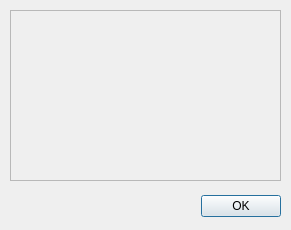
<?xml version="1.0" encoding="UTF-8"?>
<ui version="4.0">
 <class>About</class>
 <widget class="QDialog" name="About">
  <property name="geometry">
   <rect>
    <x>0</x>
    <y>0</y>
    <width>291</width>
    <height>230</height>
   </rect>
  </property>
  <property name="windowTitle">
   <string>About</string>
  </property>
  <widget class="QDialogButtonBox" name="buttonBox">
   <property name="geometry">
    <rect>
     <x>90</x>
     <y>190</y>
     <width>191</width>
     <height>32</height>
    </rect>
   </property>
   <property name="orientation">
    <enum>Qt::Horizontal</enum>
   </property>
   <property name="standardButtons">
    <set>QDialogButtonBox::Ok</set>
   </property>
  </widget>
  <widget class="QPlainTextEdit" name="plainTextEdit">
   <property name="enabled">
    <bool>false</bool>
   </property>
   <property name="geometry">
    <rect>
     <x>10</x>
     <y>10</y>
     <width>271</width>
     <height>171</height>
    </rect>
   </property>
   <property name="font">
    <font>
     <pointsize>9</pointsize>
    </font>
   </property>
   <property name="readOnly">
    <bool>true</bool>
   </property>
   <property name="plainText">
    <string/>
   </property>
  </widget>
 </widget>
 <resources/>
 <connections>
  <connection>
   <sender>buttonBox</sender>
   <signal>accepted()</signal>
   <receiver>About</receiver>
   <slot>accept()</slot>
   <hints>
    <hint type="sourcelabel">
     <x>248</x>
     <y>254</y>
    </hint>
    <hint type="destinationlabel">
     <x>157</x>
     <y>274</y>
    </hint>
   </hints>
  </connection>
  <connection>
   <sender>buttonBox</sender>
   <signal>rejected()</signal>
   <receiver>About</receiver>
   <slot>reject()</slot>
   <hints>
    <hint type="sourcelabel">
     <x>316</x>
     <y>260</y>
    </hint>
    <hint type="destinationlabel">
     <x>286</x>
     <y>274</y>
    </hint>
   </hints>
  </connection>
 </connections>
</ui>
